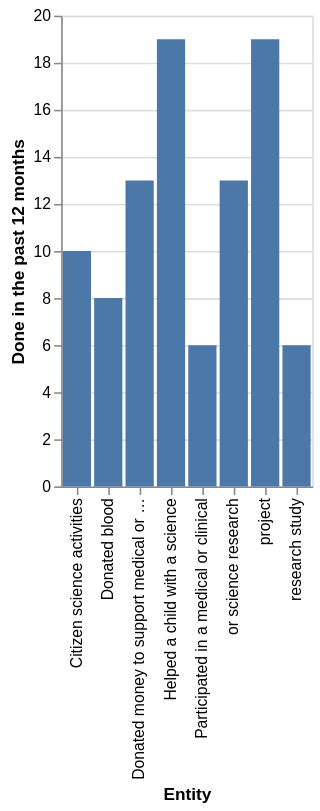

Source (Vega-Lite JSON):
### Vega-Lite specification from a JSON file in a GitHub repository (floating-point values rounded to 4 significant figures)
{"$schema": "https://vega.github.io/schema/vega-lite/v5.json", "description": "Bar chart auto-generated from CSV", "data": {"values": [{"Entity": "research study", "Done in the past 12 months": 6}, {"Entity": "Participated in a medical or clinical", "Done in the past 12 months": 6}, {"Entity": "Donated blood", "Done in the past 12 months": 8}, {"Entity": "Citizen science activities", "Done in the past 12 months": 10}, {"Entity": "or science research", "Done in the past 12 months": 13}, {"Entity": "Donated money to support medical or science research", "Done in the past 12 months": 13}, {"Entity": "project", "Done in the past 12 months": 19}, {"Entity": "Helped a child with a science", "Done in the past 12 months": 19}]}, "mark": "bar", "encoding": {"x": {"field": "Entity", "type": "ordinal"}, "y": {"field": "Done in the past 12 months", "type": "quantitative"}}}
